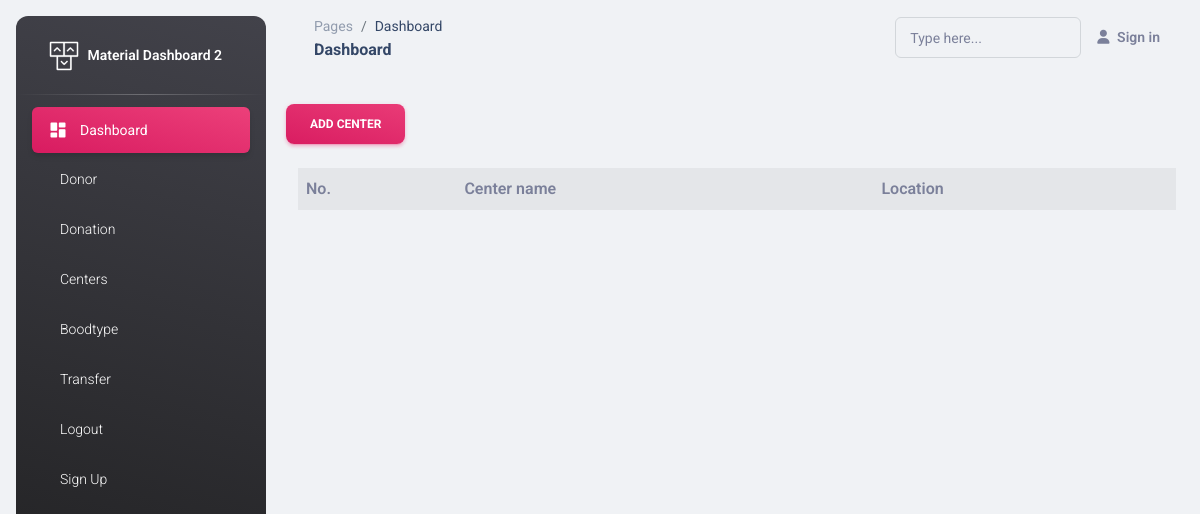
The page /add_center/ (signed in) on the database as committed earlier.
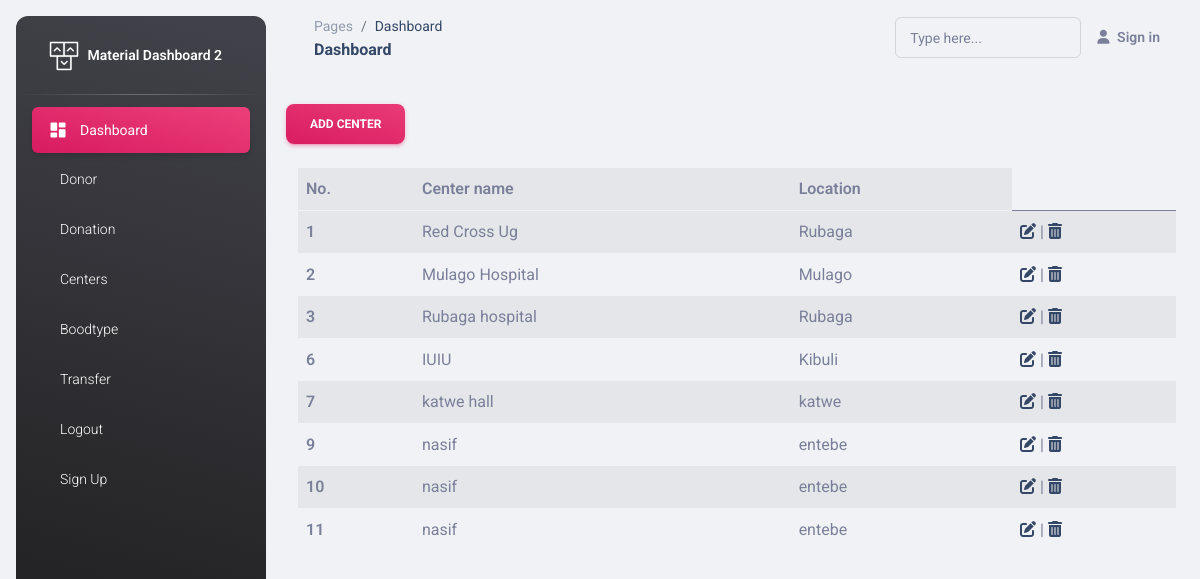
The same page on the database as committed later.
### bloodapp/models.py (models this page shows, shortened)
class Donation_Center(models.Model):
    center_name = models.CharField(max_length=50,verbose_name="Donation center")
    location = models.CharField(max_length=50,verbose_name="Location",null=True,blank=True,default="N/A")

### bloodapp/views.py (the view)
# urls.py: path('add_center/',add_center_view,name="add_center_page"),
@login_required
def add_center_view(request):
    message = ''
    if request.method == "POST":
        center_form = Donation_CenterForm(request.POST)
        if center_form.is_valid():
            center_form.save()
            messages.success(request,"Center added successfully")
    center_form = Donation_CenterForm()
    centers = Donation_Center.objects.all()
    context = {
        'form':center_form,
        'msg': message,
        'centers': centers
    }
    return render(request, "add_center.html", context)

### bloodapp/forms.py
class Donation_CenterForm(ModelForm):
    class Meta:
        model = Donation_Center
        fields = '__all__'

### bloodapp/templates/add_center.html
{% extends './base.html' %}
{% load crispy_forms_tags %}
{% block content %}
  <body>
    <header>
      <h1>
        <button type="button" class="btn bg-gradient-primary" data-bs-toggle="modal" data-bs-target="#exampleModal">
          ADD CENTER
        </button>
      </button></h1>
    </header>
    <div class = "container">
      <table class = "table table-striped">
        <thread>
          <tr>
            <th scope = "col">No.</th>
            <th scope = "col">Center name</th>
            <th scope = "col">Location</th>
          </tr>
        </thread>
        <tbody>
          {% for center in centers %}
            <tr>
              <th scope="row">{{center.id}}</th>
              <td>{{center.center_name}}</td>
              <td>{{center.location}}</td>
              <td>
                <a href="{% url 'edit_center_page' center.id%}"><i class="fas fa-edit"></i></a> |
                <a href="{%url 'delete_center_page' center.id%}" onclick="return confirm('Are you sure you want to delete this center?')"><i class="fas fa-trash-alt"></i></a>
            </td>
            </tr>
          {% endfor %}
        </tbody>
      </table>
    </div>
{% endblock content %}

### bloodapp/templates/base.html (shortened to what this page needs)
<!DOCTYPE html>
<html lang="en">
{% load static %}
{% load crispy_forms_tags %}
<head>
  <link rel = "stylesheet" href="https://cdnjs.cloudflare.com/ajax/libs/font-awesome/5.15.4/css/all.min.css"/>
  <link href="{% static '/assets/css/nucleo-icons.css'%}" rel="stylesheet" />
  <link href="../assets/css/nucleo-svg.css" rel="stylesheet" />
  <link id="pagestyle" href="{% static '/assets/css/material-dashboard.css'%}" rel="stylesheet" />
</head>
<body class="g-sidenav-show  bg-gray-200">
  <aside class="sidenav navbar navbar-vertical navbar-expand-xs border-0 border-radius-xl my-3 fixed-start ms-3   bg-gradient-dark" id="sidenav-main">
    <div class="sidenav-header">
      <a class="navbar-brand m-0" href=" https://demos.creative-tim.com/material-dashboard/pages/dashboard " target="_blank">
        <img src="../assets/img/logo-ct.png" class="navbar-brand-img h-100" alt="main_logo">
        <span class="ms-1 font-weight-bold text-white">Material Dashboard 2</span>
      </a>
    </div>
    <hr class="horizontal light mt-0 mb-2">
    <div class="collapse navbar-collapse  w-auto " id="sidenav-collapse-main">
      <ul class="navbar-nav">
        <li class="nav-item">
          <a class="nav-link text-white active bg-gradient-primary" href="../pages/dashboard.html">
            <div class="text-white text-center me-2 d-flex align-items-center justify-content-center">
              <i class="material-icons opacity-10">dashboard</i>
            </div>
            <span class="nav-link-text ms-1">Dashboard</span>
          </a>
        </li>
        <li class="nav-item">
          <a class="nav-link text-white " href="{% url 'add_donor_page'%}">
            <span class="nav-link-text ms-1">Donor</span>
          </a>
        </li>
        <li class="nav-item">
          <a class="nav-link text-white " href="{% url 'add_donation_page'%}">
            <span class="nav-link-text ms-1">Donation</span>
          </a>
        </li>
        <li class="nav-item">
          <a class="nav-link text-white " href="{% url 'add_center_page'%}">
            <span class="nav-link-text ms-1">Centers</span>
          </a>
        </li>
        <li class="nav-item">
          <a class="nav-link text-white " href="{% url 'add_bloodtype_page'%}">
            <span class="nav-link-text ms-1">Boodtype</span>
          </a>
        </li>
        <li class="nav-item">
          <a class="nav-link text-white" href="{% url 'add_transfer_page' %}">
            <span class="nav-link-text ms-1">Transfer</span>
          </a>
        </li>
        <li class="nav-item">
          <a class="nav-link text-white " href="{% url 'login'%}">
            <span class="nav-link-text ms-1">Logout</span>
          </a>
        </li>
        <li class="nav-item">
          <a class="nav-link text-white " href="{% url 'signup_page'%}">
            <span class="nav-link-text ms-1">Sign Up</span>
          </a>
        </li>
      </ul>
    </div>
  </aside>
  <main class="main-content position-relative max-height-vh-100 h-100 border-radius-lg ">
    <nav class="navbar navbar-main navbar-expand-lg px-0 mx-4 shadow-none border-radius-xl" id="navbarBlur" data-scroll="true">
      <div class="container-fluid py-1 px-3">
        <nav aria-label="breadcrumb">
          <ol class="breadcrumb bg-transparent mb-0 pb-0 pt-1 px-0 me-sm-6 me-5">
            <li class="breadcrumb-item text-sm"><a class="opacity-5 text-dark" href="javascript:;">Pages</a></li>
            <li class="breadcrumb-item text-sm text-dark active" aria-current="page">Dashboard</li>
          </ol>
          <h6 class="font-weight-bolder mb-0">Dashboard</h6>
        </nav>
        <div class="collapse navbar-collapse mt-sm-0 mt-2 me-md-0 me-sm-4" id="navbar">
          <div class="ms-md-auto pe-md-3 d-flex align-items-center">
            <div class="input-group input-group-outline">
              <label class="form-label">Type here...</label>
              <input type="text" class="form-control">
            </div>
          </div>
            <li class="nav-item d-flex align-items-center">
              <a href="{% url 'login' %}" class="nav-link text-body font-weight-bold px-0">
                <i class="fa fa-user me-sm-1"></i>
                <span class="d-sm-inline d-none">Sign in</span>
              </a>
            </li>
        </div>
      </div>
    </nav>
  <div class="container-fluid py-4">
    {% block content %}
    {% endblock content %}
  </div>
</body>
</html>

Rows that differ between the two databases and show on the page:
added Donation_Center: id "1", center_name "Red Cross Ug", location "Rubaga"
added Donation_Center: id "2", center_name "Mulago Hospital", location "Mulago"
added Donation_Center: id "3", center_name "Rubaga hospital", location "Rubaga"
added Donation_Center: id "6", center_name "IUIU", location "Kibuli"
added Donation_Center: id "7", center_name "katwe hall", location "katwe"
added Donation_Center: id "9", center_name "nasif", location "entebe"
added Donation_Center: id "10", center_name "nasif", location "entebe"
added Donation_Center: id "11", center_name "nasif", location "entebe"
